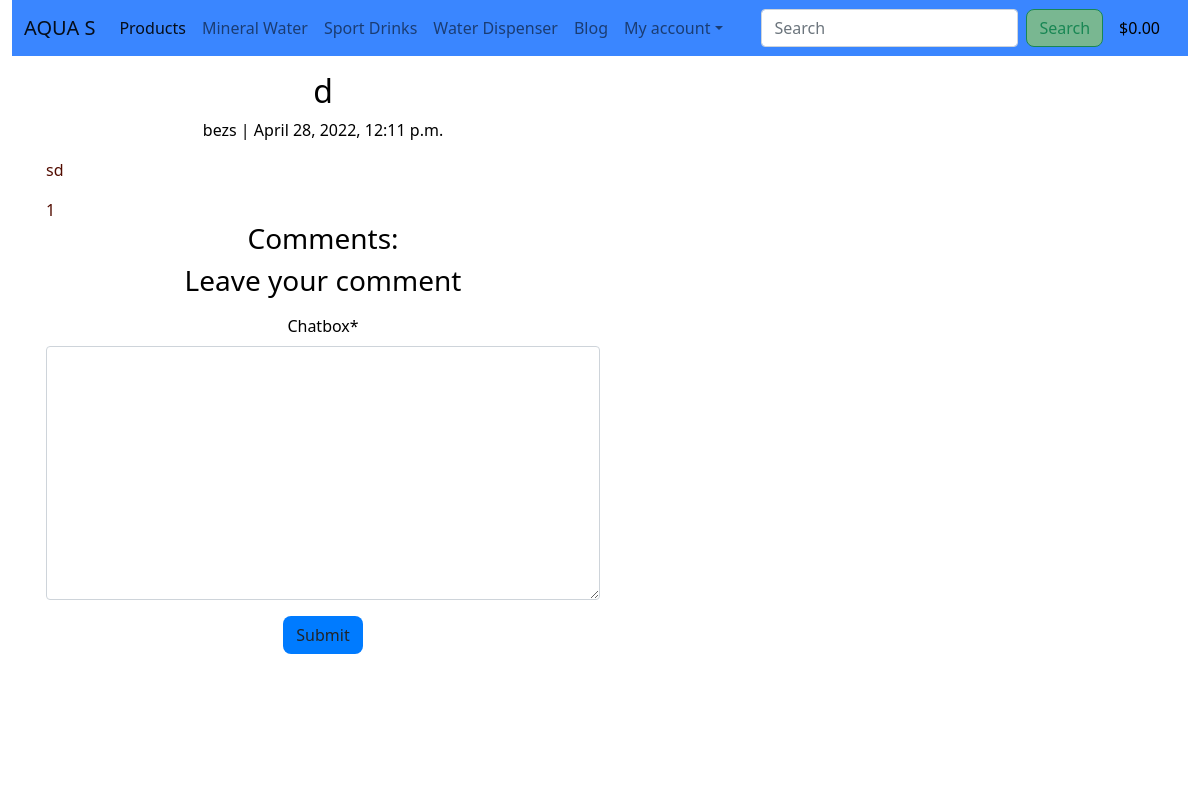
Page /blog/comment/d on the earlier database version.
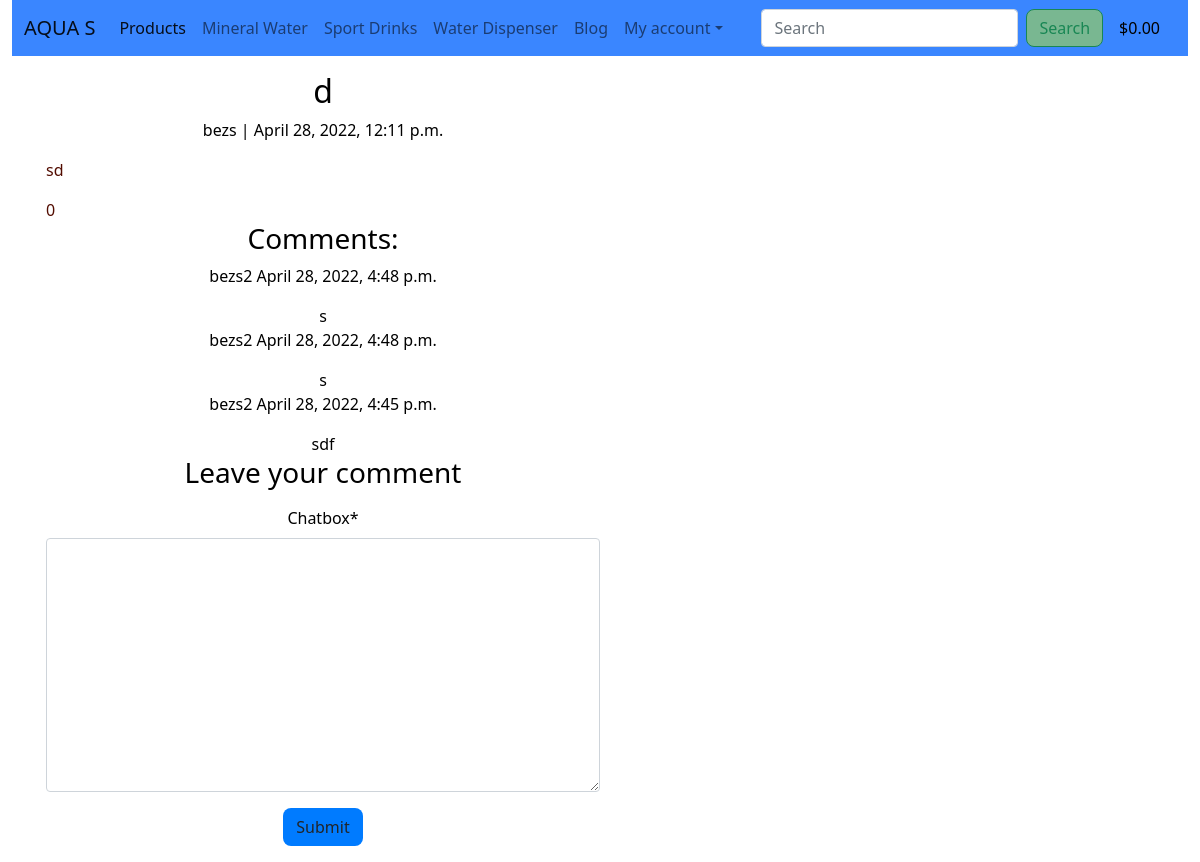
Same page on the later database version.
### blog/models.py (models this page shows, shortened)
class Feedback(models.Model):
    title = models.CharField(max_length=200, unique=True)
    slug = models.SlugField(max_length=200, unique=True)
    user = models.ForeignKey(User, on_delete=models.CASCADE, related_name='posts')
    posted_date = models.DateTimeField(auto_now_add=True)
    content = models.TextField()
    status = models.IntegerField(choices=STATUS, default=0)
    likes = models.ManyToManyField(User, related_name='bloglike', blank=True)
    class Meta:
        ordering = ['posted_date']
    def item_like(self):
        return self.likes.count()

class Comment(models.Model):
    post = models.ForeignKey(Feedback, on_delete=models.CASCADE, related_name="comments")
    name = models.CharField(max_length=30)
    email = models.EmailField(max_length=50)
    chatbox = models.TextField()
    posted_date = models.DateTimeField(auto_now_add=True)
    approved = models.BooleanField(default=False)
    class Meta:
        ordering = ['posted_date']

### blog/views.py (the view, shortened to what this page needs)
# urls.py: path('comment/<slug:slug>', views.FeedbackDetail.as_view(), name='feedback_detail'),
class FeedbackDetail(View):
    def get(self, request, slug, *args, **kwargs):
        queryset = Feedback.objects.filter(status=1)
        post = get_object_or_404(queryset, slug=slug)
        comments = post.comments.filter(approved=True).order_by('-posted_date')
        return render(
            request,
            'blog/comment_detail.html',
            {
                'post': post,
                'comments': comments,
                'commented': False,
                'comment_form': CommentForm()
            },
        )

### blog/forms.py
class CommentForm(forms.ModelForm):
    class Meta:
        model = Comment
        fields = ('chatbox',)

### bag/contexts.py (called while the page is built, shortened)
def bag_contents(request):
    bag_items = []
    total = 0
    product_quantity = 0
    delivery = 0
    bag = request.session.get('bag', {})
    grand_total = delivery + total
    context = {
        'bag_items': bag_items,
        'total': total,
        'product_quantity': product_quantity,
        'delivery': delivery,
        'grand_total': grand_total,
    }
    return context

### blog/templates/blog/comment_detail.html (shortened to what this page needs)
{% extends 'base.html' %}
{% load static %}
{% block content %}
    <div class="overlay"></div>
    <div class="container fluid">
        <div class="row">
            <div class="card-body">
                <div class="col-sm-6 text-black text-center">
                    <h2 class="comment-title">{{ post.title }}</h2>
                    <p class="comment-text">{{ post.user }} | {{ post.posted_date }}</p>
                </div>
                <div class="row">
                    <p class="card-text">{{ post.content }}</p>
                    <div class="row">
                        <div class="col">
                            <span>{{ post.item_like }}</span>
                        </div>
                    </div>
                </div>
                <div class="col-sm-6 text-black text-center">
                    <h3>Comments:</h3>
                    {% for comment in comments %}
                    <div class="comments">
                        <p>{{ comment.name }}
                            <span>{{ comment.posted_date }}</span>
                        </p>
                        {{ comment.chatbox }}
                    </div>
                    {% endfor %}
                </div>
                <div class="col-sm-6 text-black text-center">
                    <h3>Leave your comment</h3>
                    <form method="POST">
                        {{ comment_form | crispy }}
                        <button type="submit-button" class="btn btn-black">Submit</button>
                    </form>
                </div>
            </div>
        </div>
    </div>
{% endblock %}

### templates/base.html (shortened to what this page needs)
{% load static %}
<!doctype html>
<html lang="en">
    <head>
        {% block corecss %}
            <link href="https://cdn.jsdelivr.net/npm/bootstrap@5.1.3/dist/css/bootstrap.min.css" rel="stylesheet">
            <link rel="stylesheet" href="{% static 'css/base.css' %}"
        {% endblock %}
        {% block extra_css %}
        {% endblock %}
        {% block corejs %}
            <script src="https://kit.fontawesome.com/134b89db0f.js"></script>
        {% endblock %}
    </head>
    <body>
        <header class="container-fluid">
            <nav class="navbar navbar-expand-lg navbar-light" style="background-color: #3a86ff;">
                <div class="container-fluid">
                    <a class="navbar-brand" href="{% url 'home' %}">AQUA S</a>
                    <div class="collapse navbar-collapse" id="navbarSupportedContent">
                        <ul class="navbar-nav me-auto mb-2 mb-lg-0">
                            <li class="nav-item">
                                <a class="nav-link active" aria-current="page" href="{% url 'products' %}">Products</a>
                            </li>
                            <li class="nav-item">
                                <a class="nav-link" href="{% url 'mineral_water' %}">Mineral Water</a>
                            </li>
                            <li class="nav-item">
                                <a class="nav-link" href="{% url 'sport_drink' %}">Sport Drinks</a>
                            </li>
                            <li class="nav-item">
                                <a class="nav-link" href="{% url 'water_dispenser' %}">Water Dispenser</a>
                            </li>
                            <li class="nav-item">
                                <a class="nav-link" href="{% url 'blog' %}">Blog</a>
                            </li>
                            <li class="nav-item dropdown">
                                <a class="nav-link dropdown-toggle" id="user-options" href="#" role="button" data-bs-toggle="dropdown" aria-expanded="false">My account</a>
                            </li>
                        </ul>
                        <form method="GET" action="{% url 'products' %}" class="d-flex align-items-center">
                            <input class="form-control me-2" type="search" placeholder="Search" aria-label="Search">
                            <button class="btn btn-outline-success" type="submit" style="background-color: #79b791;">Search</button>
                        </form>
                        <div class="list-inline-item">
                            <a class="{% if grand_total %}text-info font-weight-bold{% else %}text-black{% endif %} nav-link" href="{% url 'view_bag' %}">
                                <div class="text-center col-md-2">
                                    <p class="my-0">
                                        {% if grand_total %}
                                            ${{ grand_total|floatformat:2 }}
                                        {% else %}
                                            $0.00
                                        {% endif %}
                                    </p>
                                </div>
                            </a>
                        </div>
                    </div>
                </div>
            </nav>
        </header>
        {% block content %}
        {% endblock %}
    </body>
</html>

### static/css/base.css (style rules this page uses)
html { height: 100%; }
body { background: url('/media/sunset.png') no-repeat center center fixed; background-size: cover; height: calc(100vh - 164px); color: #520c00; }
.overlay { height: 100%; width: 100%; top: 0; left: 0; position: fixed; background: #fff; z-index: -1; }
.btn { background: #007bff; border-radius: 0.5rem; }

Differences in the rows shown:
computed for Feedback "sd": item_like "1" → "0"
added Comment: name "bezs2", posted_date "April 28, 2022, 4:48 p.m.", chatbox "s"
added Comment: name "bezs2", posted_date "April 28, 2022, 4:48 p.m.", chatbox "s"
added Comment: name "bezs2", posted_date "April 28, 2022, 4:45 p.m.", chatbox "sdf"
